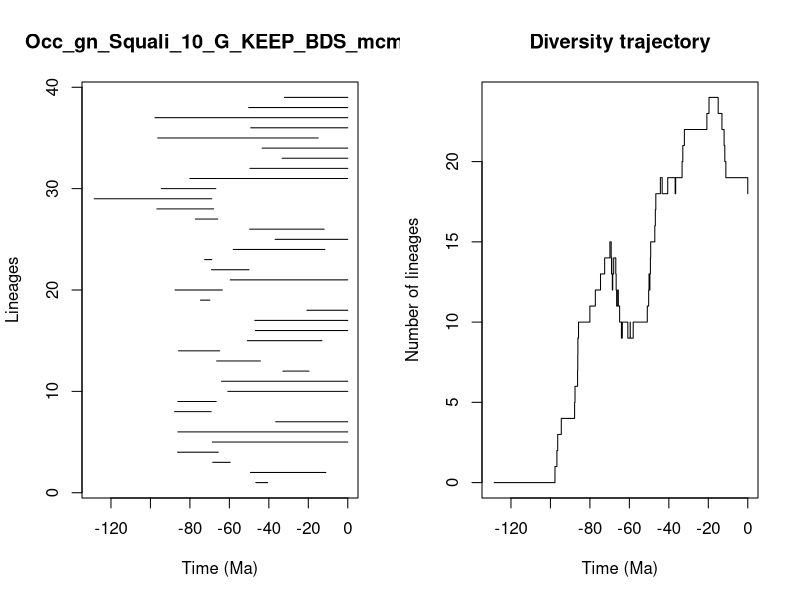

Source code (R):


pdf(file='../Results/Genus/5_MA_bins_EP_FT/pyrate_mcmc_logs/Occ_gn_Squali_10_G_KEEP_BDS_mcmc_LTT.pdf',width=0.6*20, height=0.6*10)
title = "Occ_gn_Squali_10_G_KEEP_BDS_mcmc"
ts=c(46.60217051070793, 49.3448152632238,68.4378160839528,86.24649744767375,68.6342444760809,86.14012508811098,36.54392803751163,87.75354272421612,86.0860676443319,60.78688158182537,64.02529110349538,32.916889576513796,66.45362257723374,85.76440760104097,50.92119038888972,46.84592032367278,47.11649696046112,20.72230768576872,74.62406984561413,87.54690919291289,59.540643049292626,69.05184347811391,72.52743012069833,58.05988281053828,36.79898469264764,49.757250759521526,77.24555831810905,96.72717312004336,128.4983457976584,94.499048224557,80.02091643149024,49.59805189554706,33.2893431780668,43.37918108872758,96.31436417093911,49.195079323442606,97.700184641021,50.227187796840994,32.130021879688)
te=c(40.559721416181596, 11.112436255505562,59.602464534450434,65.59724784141443,0.0,0.0,0.0,69.21564913906218,66.69644522990967,0.0,0.0,19.64013761324907,44.286649961979506,64.93836253118148,13.094106637015754,0.0,0.0,0.0,69.86996351942015,63.56909981649647,0.0,50.04035044734369,68.90663841527937,11.638568001535285,0.0,11.998342189048978,65.86409408690626,67.94818781533037,68.89865493171418,66.88010832278127,0.0,0.0,0.0,0.0,14.99578182100415,0.0,0.0,0.0,0.0)
div_traj=c(0, 1,2,3,4,5,6,7,8,9,10,11,12,13,14,15,14,13,14,13,12,13,14,13,12,11,12,11,10,9,10,9,10,9,10,11,12,13,12,13,14,15,16,17,18,19,18,19,18,19,20,21,22,23,24,23,22,21,20,19,18)
time_events=c(128.4983457976584, 97.700184641021,96.72717312004336,96.31436417093911,94.499048224557,87.75354272421612,87.54690919291289,86.24649744767375,86.14012508811098,86.0860676443319,85.76440760104097,80.02091643149024,77.24555831810905,74.62406984561413,72.52743012069833,69.86996351942015,69.21564913906218,69.05184347811391,68.90663841527937,68.89865493171418,68.6342444760809,68.4378160839528,67.94818781533037,66.88010832278127,66.69644522990967,66.45362257723374,65.86409408690626,65.59724784141443,64.93836253118148,64.02529110349538,63.56909981649647,60.78688158182537,59.602464534450434,59.540643049292626,58.05988281053828,50.92119038888972,50.227187796840994,50.04035044734369,49.757250759521526,49.59805189554706,49.3448152632238,49.195079323442606,47.11649696046112,46.84592032367278,46.60217051070793,44.286649961979506,43.37918108872758,40.559721416181596,36.79898469264764,36.54392803751163,33.2893431780668,32.916889576513796,32.130021879688,20.72230768576872,19.64013761324907,14.99578182100415,13.094106637015754,11.998342189048978,11.638568001535285,11.112436255505562,0.0)
                par(mfrow=c(1,2))
                L = length(ts)
                plot(ts, 1:L , xlim=c(-max(ts)-1,0), pch=20, type="n", main=title,xlab="Time (Ma)",ylab="Lineages")
                for (i in 1:L){segments(x0=-te[i],y0=i,x1=-ts[i],y1=i)}    
                t = -time_events
                plot(div_traj ~ t,type="s", main = "Diversity trajectory",xlab="Time (Ma)",ylab="Number of lineages",xlim=c(-max(ts)-1,0))
                abline(v=c(65,200,251,367,445),lty=2,col="gray")
                
